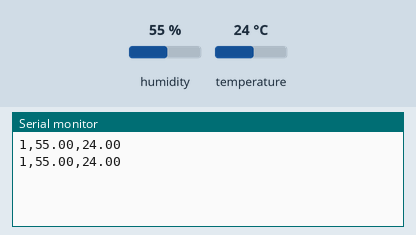
Simulated run of this sketch. Board: Arduino Uno, built with avr-gcc and run on an emulated ATmega328P. Shown: the last lines printed to the serial monitor. Inputs (shaded band) come from the test bench; at power-on: humidity 55 %, temperature 24 °C.

Above: at 5.8 s.
5.9 s: humidity set to 22 %
At 10.9 s:
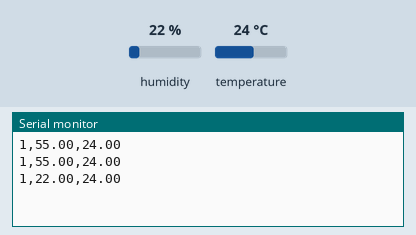
11.9 s: temperature set to 12 °C
At 16.1 s:
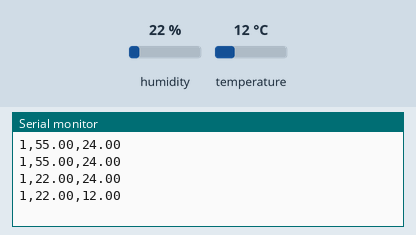
17.9 s: humidity set to 40 %
At 21.3 s:
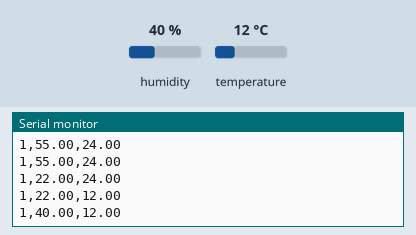
Timing chart, 0 to 22.8 s (numbered marks = the images above; inputs shaded):
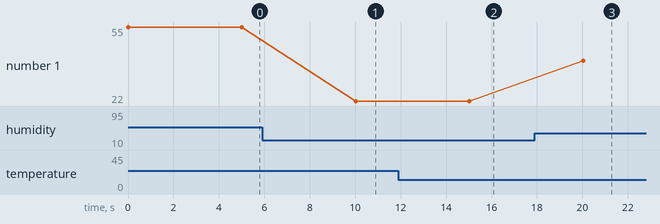

The sketch:

DHT22_sensor_arduino_1.ino
```cpp
// Sensor Temperature DHT11 by Arduino No.1
#include <Wire.h>
#include "DHT.h"
#define DHTPIN 2
#define DHTTYPE DHT22


DHT dht(DHTPIN, DHTTYPE);     //Setup DHT22
int arudinoID = 1;            //  กำหนด id ของอุปกรณ์
int PIN       = 13;           // แสดง Status การทำงานของบอร์ด
int count     = 0;            // แสดงจำนวนรอบการทำงาน
int address   = 8;            //join i2c bus with address 8
String DATA   = "";

void setup() {
    Wire.begin(address);
    Wire.onRequest(requestEvent); /* register request event */
    Serial.begin(9600);           /* start serial for debug */
}

void loop() {
    float h = dht.readHumidity();
    float t = dht.readTemperature();
    float f = dht.readTemperature(true);
    if (isnan(h) || isnan(t) || isnan(f)) {
      Serial.println("Failed to read from DHT sensor!");
      return;
    }
    float hi  = dht.computeHeatIndex(f, h);
    //json      = "{\"id\":"+String(arudinoID)+",\"Hum\":"+String(h)+",\"temp\":"+String(t)+" }";
    DATA = String(arudinoID)+","+String(h)+","+String(t);
    Serial.println(DATA);
    delay(5000);
}

// function that executes whenever data is requested from master
void requestEvent() {
    Wire.write(DATA.c_str());  /*send string on request */
}
```

Measured:
- after the input at 5.9 s, the serial monitor: prints a new line after 4.1 s (image 1)
- after the input at 11.9 s, the serial monitor: prints a new line after 3.1 s (image 2)
- after the input at 17.9 s, the serial monitor: prints a new line after 2.1 s (image 3)
- plotted number 1: 55 → 22 after the input at 5.9 s, 22 → 40 after the input at 17.9 s
